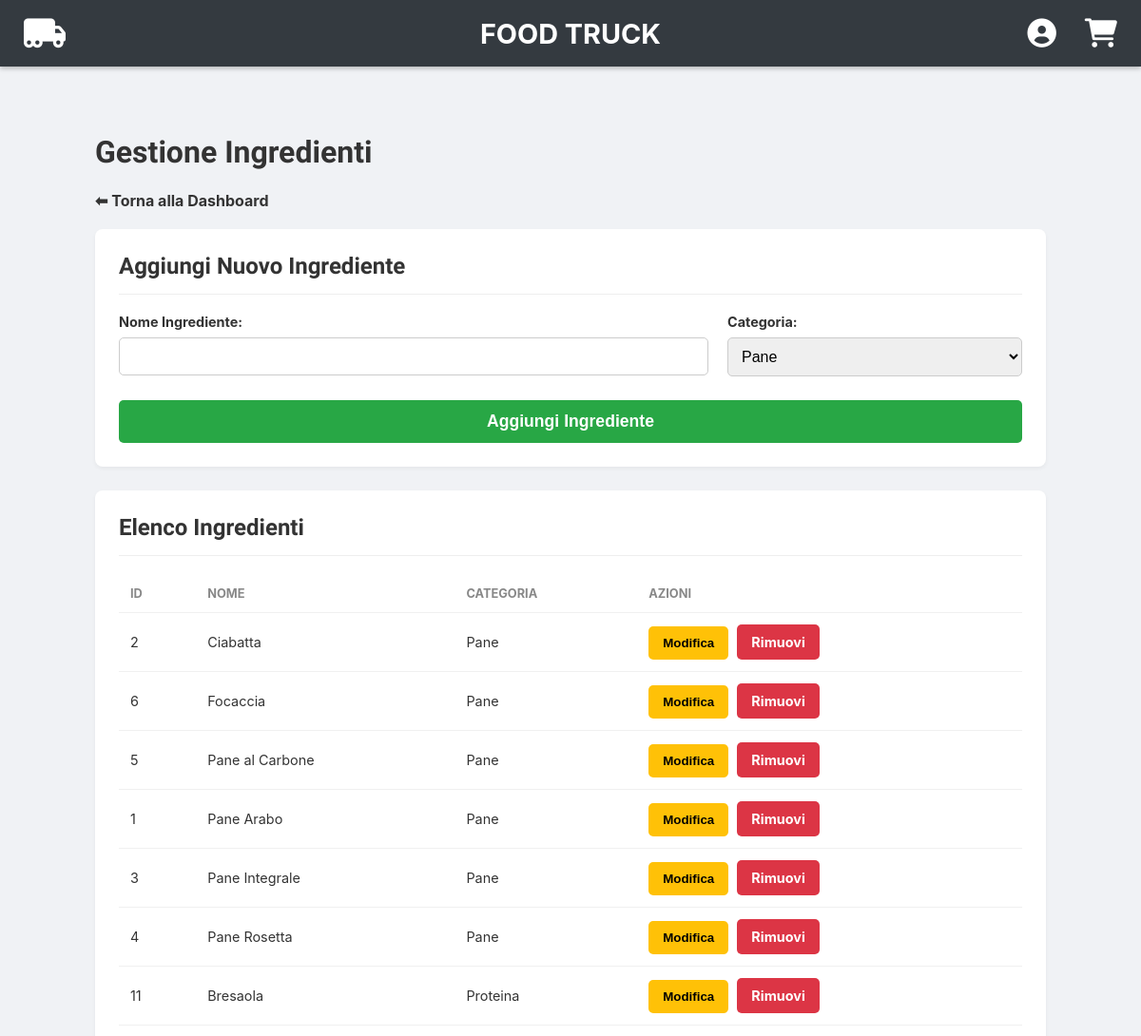
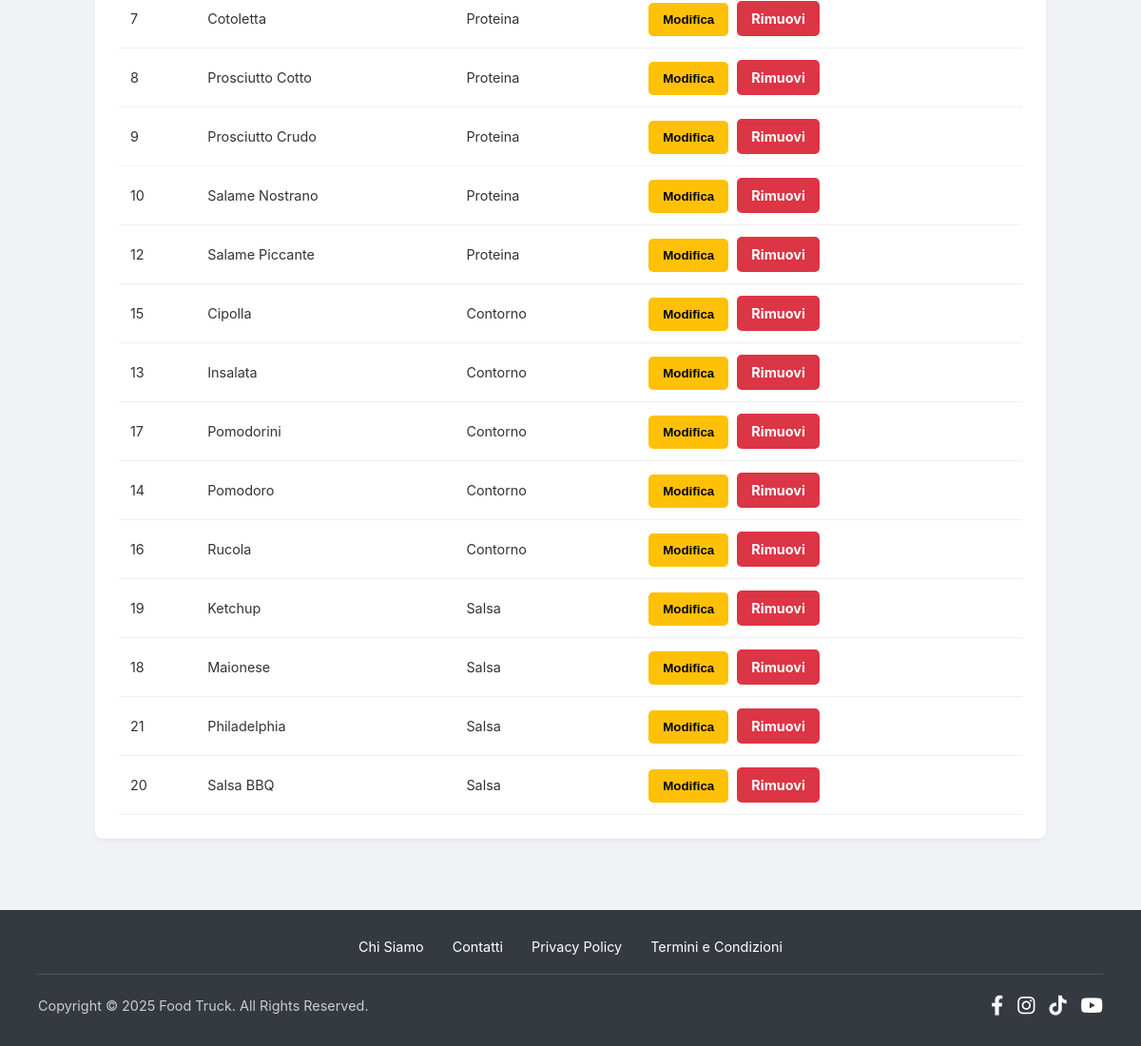
The app's page /admin_ingredients.php (signed in) with its own data (2 pictures, top to bottom).
### tables this page shows
CREATE TABLE IF NOT EXISTS `Ingredienti` (
    `id_ingrediente` INT AUTO_INCREMENT PRIMARY KEY,
    `nome` VARCHAR(100) NOT NULL UNIQUE,
    `categoria_ingrediente` ENUM('pane', 'proteina', 'contorno', 'salsa') NOT NULL,
    `disponibile` BOOLEAN NOT NULL DEFAULT TRUE
);

### public/admin_ingredients.php (the view, shortened to what this page needs)
<?php
require_once __DIR__ . '/../config/db.php';
$result = $conn->query("SELECT * FROM Ingredienti ORDER BY categoria_ingrediente, nome");
$ingredienti = $result->fetch_all(MYSQLI_ASSOC);
include_once __DIR__ . '/../templates/header.php';
?>
<link rel="stylesheet" href="css/admin.css">
<div class="dashboard-container">
    <h1>Gestione Ingredienti</h1>
    <a href="admin.php" class="btn-back-dashboard">⬅ Torna alla Dashboard</a>
    <section class="card">
        <h2>Aggiungi Nuovo Ingrediente</h2>
        <form method="POST" action="admin_ingredients.php">
            <div class="form-row">
                <div class="form-group flex-2">
                    <label>Nome Ingrediente:</label>
                    <input type="text" name="nome" required>
                </div>
                <div class="form-group flex-1">
                    <label>Categoria:</label>
                    <select name="categoria" required>
                        <option value="pane">Pane</option>
                    </select>
                </div>
            </div>
            <button type="submit" class="btn btn-add">Aggiungi Ingrediente</button>
        </form>
    </section>
    <section class="card">
        <h2>Elenco Ingredienti</h2>
        <table>
            <thead>
                <tr>
                    <th>ID</th>
                    <th>Nome</th>
                    <th>Categoria</th>
                    <th>Azioni</th>
                </tr>
            </thead>
            <tbody>
                <?php foreach ($ingredienti as $ing): ?>
                    <tr>
                        <td><?= $ing['id_ingrediente'] ?></td>
                        <td><?= htmlspecialchars($ing['nome']) ?></td>
                        <td><?= ucfirst($ing['categoria_ingrediente']) ?></td>
                        <td>
                            <button class="btn btn-edit" data-modal-id="modal-ing-<?= $ing['id_ingrediente'] ?>">Modifica</button>
                            <a href="admin_ingredients.php?delete=<?= $ing['id_ingrediente'] ?>" class="btn btn-remove" onclick="return confirm('Sei sicuro?')">Rimuovi</a>
                        </td>
                    </tr>
                <?php endforeach; ?>
            </tbody>
        </table>
    </section>
</div>
<?php include_once __DIR__ . '/../templates/footer.php'; ?>

### public/css/style.css (style rules this page uses)
html { height: 100%; }
body { margin: 0; font-family: 'Lato', sans-serif; background-color: #f8f9fa; color: #333; padding-top: 70px; overflow-x: hidden; min-height: 100%; display: flex; flex-direction: column; }

### public/css/admin.css (style rules this page uses)
body { font-family: -apple-system, BlinkMacSystemFont, "Segoe UI", Roboto, Helvetica, Arial, sans-serif; background-color: #f0f2f5; margin: 0; color: #333; }
.dashboard-container { max-width: 1000px; margin: 30px auto; padding: 20px; }
h1, h2, h3 { font-family: 'Oswald', sans-serif; }
.card { background-color: #ffffff; border-radius: 8px; padding: 25px; box-shadow: 0 2px 4px rgba(0, 0, 0, 0.05); margin-bottom: 25px; }
.card h2 { margin-top: 0; border-bottom: 1px solid #eee; padding-bottom: 15px; margin-bottom: 20px; }
.btn { border: none; padding: 10px 15px; border-radius: 5px; cursor: pointer; font-weight: bold; text-decoration: none; display: inline-block; text-align: center; transition: all 0.2s ease; }
.btn-edit { background-color: #ffc107; color: black; }
.btn-remove { background-color: #dc3545; color: white; }
.btn-add { background-color: #28a745; color: white; margin-top: 10px; width: 100%; font-size: 1.1em; padding: 12px; }
form label { display: block; margin-bottom: 8px; font-weight: bold; font-size: 0.9rem; }
form input, form textarea, form select { width: 100%; padding: 10px; border: 1px solid #ccc; border-radius: 5px; box-sizing: border-box; margin-bottom: 15px; font-size: 1rem; }
.form-row { display: flex; gap: 20px; }
.form-group { flex: 1; }
.flex-2 { flex: 2; }
.flex-1 { flex: 1; }
.btn-back-dashboard { display: inline-block; margin-bottom: 20px; font-weight: bold; text-decoration: none; color: #333; }
table { width: 100%; border-collapse: collapse; margin-top: 20px; font-size: 0.9rem; }
th, td { padding: 12px; text-align: left; border-bottom: 1px solid #f0f0f0; vertical-align: middle; }
th { color: #888; text-transform: uppercase; font-size: 0.8rem; }
td .btn { margin-right: 5px; }

### records on screen
ingredienti: id_ingrediente "2", nome "Ciabatta", categoria_ingrediente "Pane"
ingredienti: id_ingrediente "6", nome "Focaccia", categoria_ingrediente "Pane"
ingredienti: id_ingrediente "5", nome "Pane al Carbone", categoria_ingrediente "Pane"
ingredienti: id_ingrediente "1", nome "Pane Arabo", categoria_ingrediente "Pane"
ingredienti: id_ingrediente "3", nome "Pane Integrale", categoria_ingrediente "Pane"
ingredienti: id_ingrediente "4", nome "Pane Rosetta", categoria_ingrediente "Pane"
ingredienti: id_ingrediente "11", nome "Bresaola", categoria_ingrediente "Proteina"
ingredienti: id_ingrediente "7", nome "Cotoletta", categoria_ingrediente "Proteina"
ingredienti: id_ingrediente "8", nome "Prosciutto Cotto", categoria_ingrediente "Proteina"
ingredienti: id_ingrediente "9", nome "Prosciutto Crudo", categoria_ingrediente "Proteina"
ingredienti: id_ingrediente "10", nome "Salame Nostrano", categoria_ingrediente "Proteina"
ingredienti: id_ingrediente "12", nome "Salame Piccante", categoria_ingrediente "Proteina"
ingredienti: id_ingrediente "15", nome "Cipolla", categoria_ingrediente "Contorno"
ingredienti: id_ingrediente "13", nome "Insalata", categoria_ingrediente "Contorno"
ingredienti: id_ingrediente "17", nome "Pomodorini", categoria_ingrediente "Contorno"
ingredienti: id_ingrediente "14", nome "Pomodoro", categoria_ingrediente "Contorno"
ingredienti: id_ingrediente "16", nome "Rucola", categoria_ingrediente "Contorno"
ingredienti: id_ingrediente "19", nome "Ketchup", categoria_ingrediente "Salsa"
ingredienti: id_ingrediente "18", nome "Maionese", categoria_ingrediente "Salsa"
ingredienti: id_ingrediente "21", nome "Philadelphia", categoria_ingrediente "Salsa"
ingredienti: id_ingrediente "20", nome "Salsa BBQ", categoria_ingrediente "Salsa"
